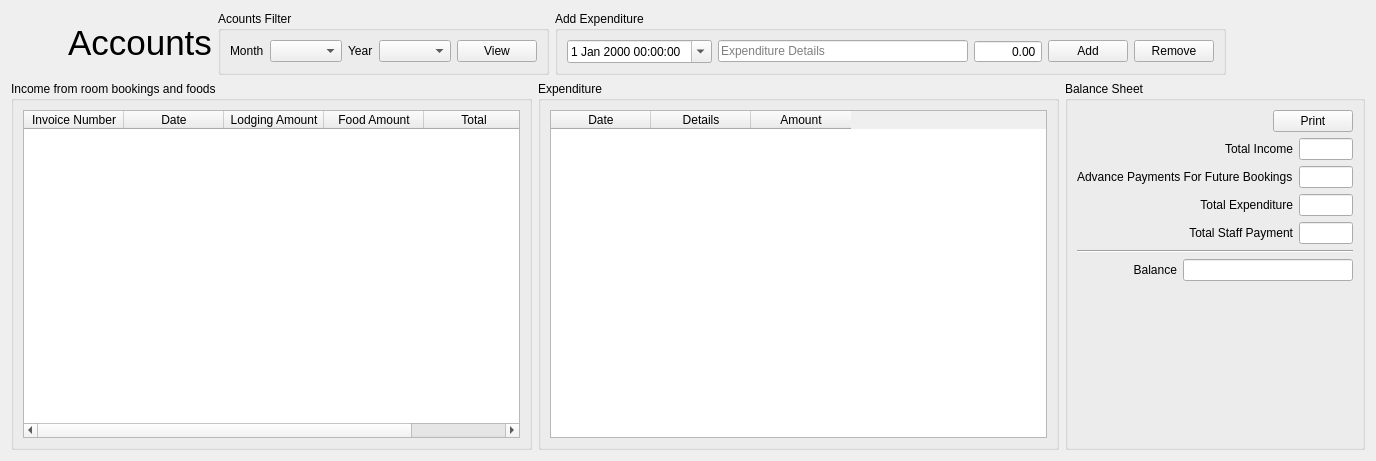
<?xml version="1.0" encoding="UTF-8"?>
<ui version="4.0">
 <class>Accounts</class>
 <widget class="QWidget" name="Accounts">
  <property name="geometry">
   <rect>
    <x>0</x>
    <y>0</y>
    <width>1376</width>
    <height>461</height>
   </rect>
  </property>
  <property name="windowTitle">
   <string>Form</string>
  </property>
  <layout class="QVBoxLayout" name="verticalLayout">
   <item>
    <layout class="QHBoxLayout" name="horizontalLayout">
     <item>
      <widget class="QLabel" name="label">
       <property name="sizePolicy">
        <sizepolicy hsizetype="Fixed" vsizetype="Fixed">
         <horstretch>0</horstretch>
         <verstretch>0</verstretch>
        </sizepolicy>
       </property>
       <property name="minimumSize">
        <size>
         <width>51</width>
         <height>51</height>
        </size>
       </property>
       <property name="text">
        <string/>
       </property>
       <property name="pixmap">
        <pixmap resource="bill_master_resources.qrc">:/icons/icons/small_collection_account_icon.png</pixmap>
       </property>
       <property name="scaledContents">
        <bool>false</bool>
       </property>
      </widget>
     </item>
     <item>
      <widget class="QLabel" name="label_2">
       <property name="sizePolicy">
        <sizepolicy hsizetype="Fixed" vsizetype="Fixed">
         <horstretch>0</horstretch>
         <verstretch>0</verstretch>
        </sizepolicy>
       </property>
       <property name="font">
        <font>
         <pointsize>26</pointsize>
        </font>
       </property>
       <property name="text">
        <string>Accounts</string>
       </property>
      </widget>
     </item>
     <item>
      <widget class="QGroupBox" name="groupBox">
       <property name="sizePolicy">
        <sizepolicy hsizetype="Preferred" vsizetype="Preferred">
         <horstretch>0</horstretch>
         <verstretch>0</verstretch>
        </sizepolicy>
       </property>
       <property name="title">
        <string>Acounts Filter</string>
       </property>
       <layout class="QVBoxLayout" name="verticalLayout_2">
        <item>
         <layout class="QGridLayout" name="gridLayout">
          <item row="0" column="3">
           <widget class="QLabel" name="label_5">
            <property name="text">
             <string>Year</string>
            </property>
           </widget>
          </item>
          <item row="0" column="5">
           <widget class="QPushButton" name="expFilter">
            <property name="text">
             <string>View</string>
            </property>
           </widget>
          </item>
          <item row="0" column="1">
           <widget class="QLabel" name="label_4">
            <property name="text">
             <string>Month</string>
            </property>
           </widget>
          </item>
          <item row="0" column="2">
           <widget class="QComboBox" name="monthList"/>
          </item>
          <item row="0" column="4">
           <widget class="QComboBox" name="yearList"/>
          </item>
         </layout>
        </item>
       </layout>
      </widget>
     </item>
     <item>
      <widget class="QGroupBox" name="groupBox_5">
       <property name="title">
        <string>Add Expenditure</string>
       </property>
       <layout class="QVBoxLayout" name="verticalLayout_6">
        <item>
         <layout class="QGridLayout" name="gridLayout_5">
          <item row="0" column="3">
           <widget class="QPushButton" name="addExpBtn">
            <property name="text">
             <string>Add</string>
            </property>
            <property name="icon">
             <iconset resource="bill_master_resources.qrc">
              <normaloff>:/icons/icons/fff-add.ico</normaloff>:/icons/icons/fff-add.ico</iconset>
            </property>
           </widget>
          </item>
          <item row="0" column="0">
           <widget class="QDateTimeEdit" name="expTime">
            <property name="calendarPopup">
             <bool>true</bool>
            </property>
           </widget>
          </item>
          <item row="0" column="1">
           <widget class="QLineEdit" name="expDetails">
            <property name="minimumSize">
             <size>
              <width>250</width>
              <height>0</height>
             </size>
            </property>
            <property name="maximumSize">
             <size>
              <width>200</width>
              <height>16777215</height>
             </size>
            </property>
            <property name="placeholderText">
             <string>Expenditure Details</string>
            </property>
           </widget>
          </item>
          <item row="0" column="4">
           <widget class="QPushButton" name="removeExpBtn">
            <property name="text">
             <string>Remove</string>
            </property>
            <property name="icon">
             <iconset resource="bill_master_resources.qrc">
              <normaloff>:/icons/icons/1429107797_678069-sign-error-128.png</normaloff>:/icons/icons/1429107797_678069-sign-error-128.png</iconset>
            </property>
           </widget>
          </item>
          <item row="0" column="2">
           <widget class="QDoubleSpinBox" name="expAmount">
            <property name="alignment">
             <set>Qt::AlignRight|Qt::AlignTrailing|Qt::AlignVCenter</set>
            </property>
            <property name="buttonSymbols">
             <enum>QAbstractSpinBox::NoButtons</enum>
            </property>
            <property name="maximum">
             <double>10000000.000000000000000</double>
            </property>
           </widget>
          </item>
         </layout>
        </item>
       </layout>
      </widget>
     </item>
     <item>
      <spacer name="horizontalSpacer">
       <property name="orientation">
        <enum>Qt::Horizontal</enum>
       </property>
       <property name="sizeHint" stdset="0">
        <size>
         <width>40</width>
         <height>20</height>
        </size>
       </property>
      </spacer>
     </item>
    </layout>
   </item>
   <item>
    <layout class="QHBoxLayout" name="horizontalLayout_2">
     <item>
      <widget class="QGroupBox" name="groupBox_2">
       <property name="title">
        <string>Income from room bookings and foods</string>
       </property>
       <layout class="QHBoxLayout" name="horizontalLayout_3">
        <item>
         <widget class="QTableWidget" name="incomeTable">
          <property name="editTriggers">
           <set>QAbstractItemView::NoEditTriggers</set>
          </property>
          <property name="selectionMode">
           <enum>QAbstractItemView::SingleSelection</enum>
          </property>
          <property name="selectionBehavior">
           <enum>QAbstractItemView::SelectRows</enum>
          </property>
          <column>
           <property name="text">
            <string>Invoice Number</string>
           </property>
          </column>
          <column>
           <property name="text">
            <string>Date</string>
           </property>
          </column>
          <column>
           <property name="text">
            <string>Lodging Amount</string>
           </property>
          </column>
          <column>
           <property name="text">
            <string>Food Amount</string>
           </property>
          </column>
          <column>
           <property name="text">
            <string>Total</string>
           </property>
          </column>
         </widget>
        </item>
       </layout>
      </widget>
     </item>
     <item>
      <widget class="QGroupBox" name="groupBox_3">
       <property name="title">
        <string>Expenditure</string>
       </property>
       <layout class="QVBoxLayout" name="verticalLayout_5">
        <item>
         <widget class="QTableWidget" name="expenditureTable">
          <property name="editTriggers">
           <set>QAbstractItemView::NoEditTriggers</set>
          </property>
          <property name="selectionMode">
           <enum>QAbstractItemView::SingleSelection</enum>
          </property>
          <property name="selectionBehavior">
           <enum>QAbstractItemView::SelectRows</enum>
          </property>
          <column>
           <property name="text">
            <string>Date</string>
           </property>
          </column>
          <column>
           <property name="text">
            <string>Details</string>
           </property>
          </column>
          <column>
           <property name="text">
            <string>Amount</string>
           </property>
          </column>
         </widget>
        </item>
       </layout>
      </widget>
     </item>
     <item>
      <widget class="QGroupBox" name="groupBox_4">
       <property name="minimumSize">
        <size>
         <width>300</width>
         <height>0</height>
        </size>
       </property>
       <property name="maximumSize">
        <size>
         <width>300</width>
         <height>16777215</height>
        </size>
       </property>
       <property name="title">
        <string>Balance Sheet</string>
       </property>
       <layout class="QVBoxLayout" name="verticalLayout_4">
        <item>
         <layout class="QGridLayout" name="gridLayout_4">
          <item row="0" column="0">
           <spacer name="horizontalSpacer_2">
            <property name="orientation">
             <enum>Qt::Horizontal</enum>
            </property>
            <property name="sizeHint" stdset="0">
             <size>
              <width>40</width>
              <height>20</height>
             </size>
            </property>
           </spacer>
          </item>
          <item row="0" column="1">
           <widget class="QPushButton" name="printButton">
            <property name="text">
             <string>Print</string>
            </property>
            <property name="icon">
             <iconset resource="bill_master_resources.qrc">
              <normaloff>:/icons/icons/1433370007_vector_66_15.png</normaloff>:/icons/icons/1433370007_vector_66_15.png</iconset>
            </property>
           </widget>
          </item>
         </layout>
        </item>
        <item>
         <layout class="QVBoxLayout" name="verticalLayout_3">
          <item>
           <layout class="QGridLayout" name="gridLayout_2">
            <item row="0" column="1">
             <widget class="QLineEdit" name="totalIncome">
              <property name="alignment">
               <set>Qt::AlignRight|Qt::AlignTrailing|Qt::AlignVCenter</set>
              </property>
              <property name="readOnly">
               <bool>true</bool>
              </property>
             </widget>
            </item>
            <item row="2" column="0">
             <widget class="QLabel" name="label_6">
              <property name="minimumSize">
               <size>
                <width>100</width>
                <height>0</height>
               </size>
              </property>
              <property name="text">
               <string>Total Expenditure</string>
              </property>
              <property name="alignment">
               <set>Qt::AlignRight|Qt::AlignTrailing|Qt::AlignVCenter</set>
              </property>
             </widget>
            </item>
            <item row="0" column="0">
             <widget class="QLabel" name="label_3">
              <property name="minimumSize">
               <size>
                <width>100</width>
                <height>0</height>
               </size>
              </property>
              <property name="text">
               <string>Total Income</string>
              </property>
              <property name="alignment">
               <set>Qt::AlignRight|Qt::AlignTrailing|Qt::AlignVCenter</set>
              </property>
             </widget>
            </item>
            <item row="2" column="1">
             <widget class="QLineEdit" name="totalExpenditure">
              <property name="alignment">
               <set>Qt::AlignRight|Qt::AlignTrailing|Qt::AlignVCenter</set>
              </property>
              <property name="readOnly">
               <bool>true</bool>
              </property>
             </widget>
            </item>
            <item row="1" column="0">
             <widget class="QLabel" name="label_8">
              <property name="text">
               <string>Advance Payments For Future Bookings</string>
              </property>
             </widget>
            </item>
            <item row="1" column="1">
             <widget class="QLineEdit" name="advPayment">
              <property name="alignment">
               <set>Qt::AlignRight|Qt::AlignTrailing|Qt::AlignVCenter</set>
              </property>
             </widget>
            </item>
            <item row="3" column="0">
             <widget class="QLabel" name="label_9">
              <property name="text">
               <string>Total Staff Payment</string>
              </property>
              <property name="alignment">
               <set>Qt::AlignRight|Qt::AlignTrailing|Qt::AlignVCenter</set>
              </property>
             </widget>
            </item>
            <item row="3" column="1">
             <widget class="QLineEdit" name="totalStaffPayment">
              <property name="alignment">
               <set>Qt::AlignRight|Qt::AlignTrailing|Qt::AlignVCenter</set>
              </property>
              <property name="readOnly">
               <bool>true</bool>
              </property>
             </widget>
            </item>
           </layout>
          </item>
          <item>
           <widget class="Line" name="line">
            <property name="orientation">
             <enum>Qt::Horizontal</enum>
            </property>
           </widget>
          </item>
          <item>
           <layout class="QGridLayout" name="gridLayout_3">
            <item row="0" column="0">
             <widget class="QLabel" name="label_7">
              <property name="minimumSize">
               <size>
                <width>100</width>
                <height>0</height>
               </size>
              </property>
              <property name="text">
               <string>Balance</string>
              </property>
              <property name="alignment">
               <set>Qt::AlignRight|Qt::AlignTrailing|Qt::AlignVCenter</set>
              </property>
             </widget>
            </item>
            <item row="0" column="1">
             <widget class="QLineEdit" name="balance">
              <property name="alignment">
               <set>Qt::AlignRight|Qt::AlignTrailing|Qt::AlignVCenter</set>
              </property>
              <property name="readOnly">
               <bool>true</bool>
              </property>
             </widget>
            </item>
           </layout>
          </item>
         </layout>
        </item>
        <item>
         <spacer name="verticalSpacer">
          <property name="orientation">
           <enum>Qt::Vertical</enum>
          </property>
          <property name="sizeHint" stdset="0">
           <size>
            <width>20</width>
            <height>213</height>
           </size>
          </property>
         </spacer>
        </item>
       </layout>
      </widget>
     </item>
    </layout>
   </item>
  </layout>
 </widget>
 <resources>
  <include location="bill_master_resources.qrc"/>
 </resources>
 <connections/>
</ui>
